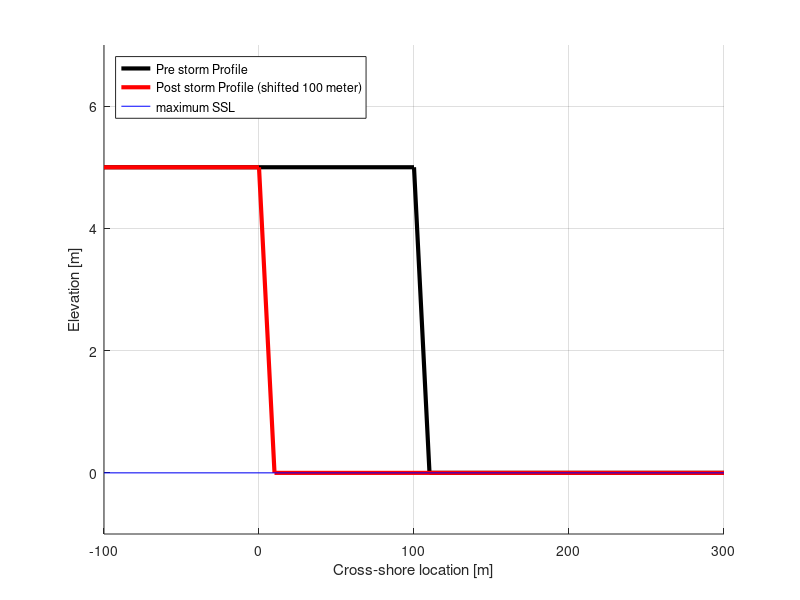

Reproduce this figure in MATLAB. (Note: this script raises an error after producing the figure.)
function testResult = duneerosionabovestormsurgelevel_test()
% DUNEEROSIONABOVESTORMSURGELEVEL_TEST  Unit test for duneerosionabovestormsurgelevel
%  
% This function describes a unit test for duneerosionabovestormsurgelevel.
%
%
%   See also duneerosionabovestormsurgelevel

%% Copyright notice
%   --------------------------------------------------------------------
%   Copyright (C) 2009 Deltares
%       Pieter van Geer
%
%       pieter.vangeer@deltares.nl	
%
%       Rotterdamseweg 185
%       2629 HD Delft
%       P.O. 177
%       2600 MH Delft
%
%   This library is free software: you can redistribute it and/or
%   modify it under the terms of the GNU Lesser General Public
%   License as published by the Free Software Foundation, either
%   version 2.1 of the License, or (at your option) any later version.
%
%   This library is distributed in the hope that it will be useful,
%   but WITHOUT ANY WARRANTY; without even the implied warranty of
%   MERCHANTABILITY or FITNESS FOR A PARTICULAR PURPOSE.  See the GNU
%   Lesser General Public License for more details.
%
%   You should have received a copy of the GNU Lesser General Public
%   License along with this library. If not, see <http://www.gnu.org/licenses/>.
%   --------------------------------------------------------------------

% This tools is part of <a href="http://OpenEarth.Deltares.nl">OpenEarthTools</a>.
% OpenEarthTools is an online collaboration to share and manage data and 
% programming tools in an open source, version controlled environment.
% Sign up to recieve regular updates of this function, and to contribute 
% your own tools.

%% Version <http://svnbook.red-bean.com/en/1.5/svn.advanced.props.special.keywords.html>
% Created: 19 Nov 2009
% Created with Matlab version: 7.9.0.529 (R2009b)

% $Id$
% $Date$
% $Author$
% $Revision$
% $HeadURL$
% $Keywords: $

%% $Description (Name = dune erosion above storm surge level (A Volume) unit test & IncludeCode = false & EvaluateCode = true)
% According to the TRDA additional erosion has to be accounted for. This additional dune erosion is
% calculated with the use of the amount of eroded sediment above storm surge level.
% duneerosionabovestormsurgelevel calculates the dune erosion above stom surge level given two
% profiles. The routine is tested with a simple case:

xPreStorm = [-100 100 110 300]
zPreStorm = [5 5 0 0]
xPostStorm = [-100 0 10 300]
zPostStorm = zPreStorm
waterLevel = 0

figure;
hold on
grid on
plot(xPreStorm,zPreStorm,'Color','k','LineWidth',3,'DisplayName','Pre storm Profile');
plot(xPostStorm,zPostStorm,'Color','r','LineWidth',3,'DisplayName','Post storm Profile (shifted 100 meter)');
plot(xlim,ones(1,2)*waterLevel,'Color','b','DisplayName','maximum SSL');
ylim([-1 7]);
leg = legend('show');
set(leg,'Location','NorthWest');
xlabel('Cross-shore location [m]');
ylabel('Elevation [m]');
%%
% The figure above shows a post storm profile that is identical to the pre storm profile, but
% shifted landward 100 meters. The profile has a height of 5 meters above SSL. The amount of eroded
% sediement should therefore equal -100*5 = -500 m2.
close(gcf);
%% $RunCode

Result = duneerosionabovestormsurgelevel(...
    xPreStorm,...
    zPreStorm,...
    xPostStorm,...
    zPostStorm,...
    waterLevel);

testResult = Result.VTVinfo.AVolume == -500;

%% $PublishResult
plotduneerosion(Result,figure);
ylim([-1 7]);
xlim([-100 300]);

